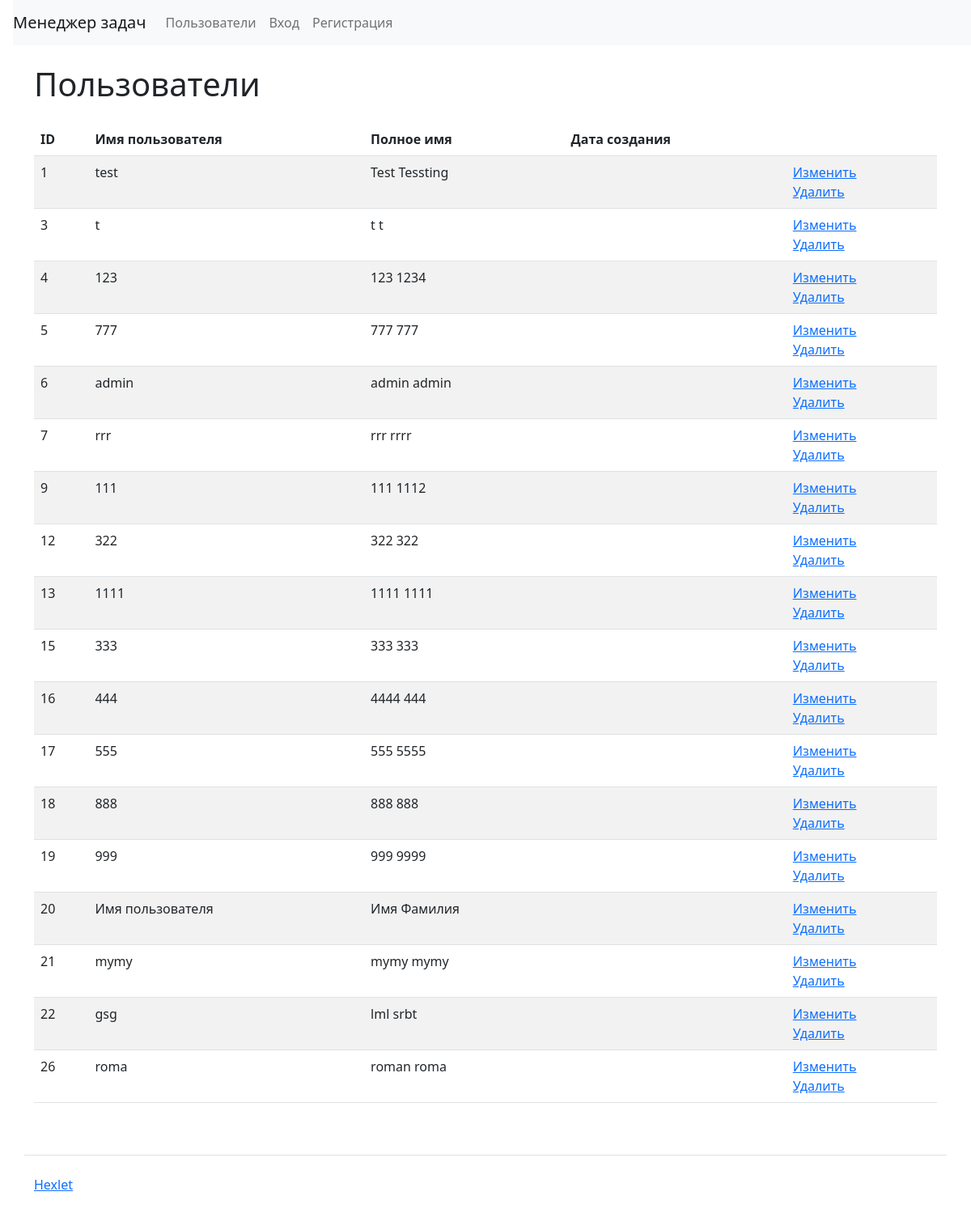
/users/, run on an earlier commit of the app's database.
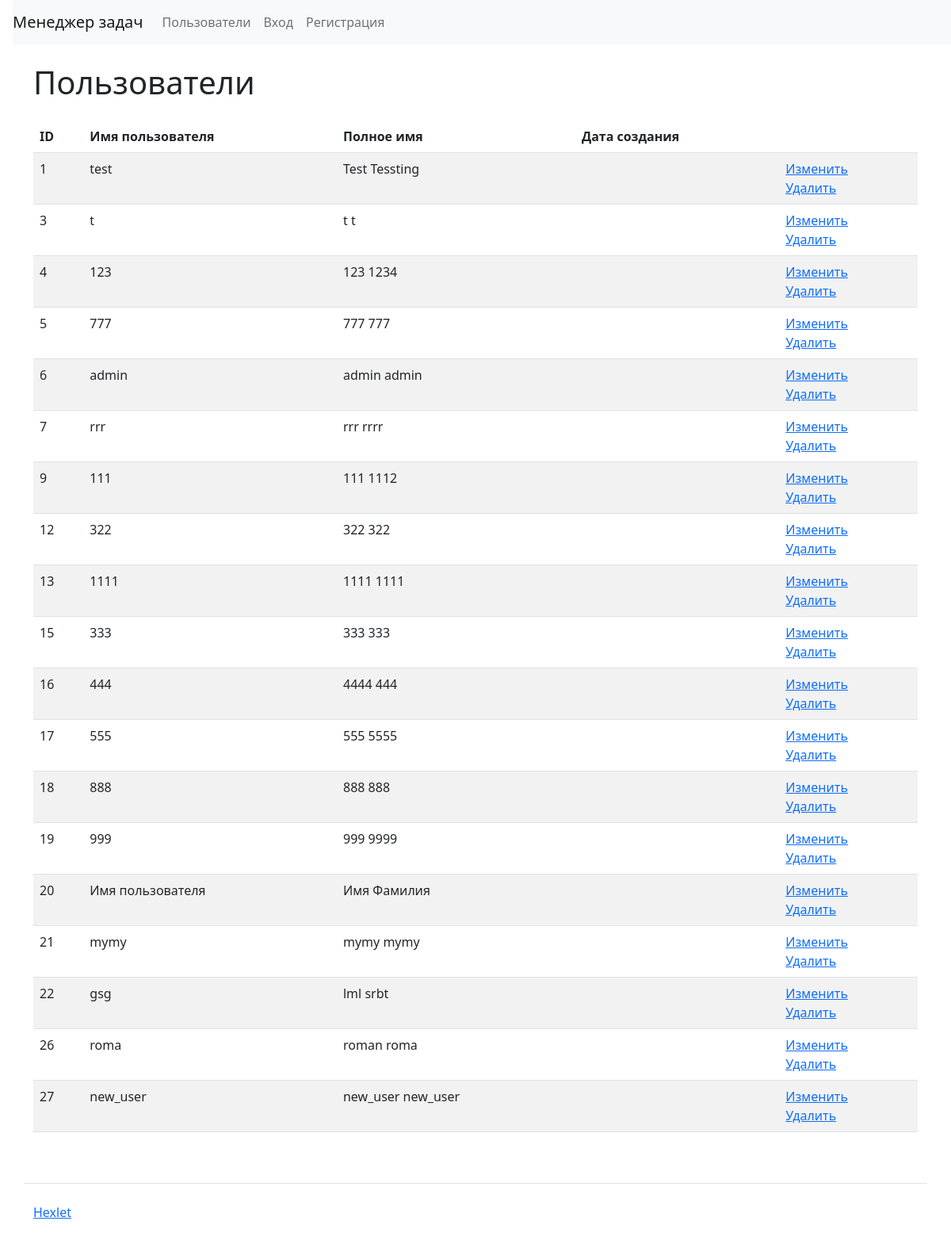
And on a later commit of the database.
### task_manager/users/models.py (models this page shows, shortened)
class CustomUser(AbstractUser, PermissionsMixin):
    objects = CustomUserManager()
    USERNAME_FIELD = 'username'
    REQUIRED_FIELDS = ['first_name', 'last_name', 'password']

### task_manager/users/views.py (the view)
# urls.py: path('', UserListView.as_view(), name='users'),
class UserListView(ListView):
    model = CustomUser
    context_object_name = 'users'
    template_name = 'users/user_list.html'

### task_manager/templates/users/user_list.html (shortened to what this page needs)
{% extends "main.html" %}
{% load i18n %}
{% block content %}
<div class="container wrapper flex-grow-1">
      <h1 class="my-4">
{% trans "Users" %}
      </h1>
<table class="table table-striped">
  <thead>
    <tr>
      <th>ID</th>
      <th>{% trans "User name" %}</th>
      <th>{% trans "Full name" %}</th>
      <th>{% trans "Created at" %}</th>
      <th></th>
    </tr>
  </thead>
  <tbody>
    {% for user in users %}
      <tr>
        <td>{{ user.id }}</td>
        <td>{{ user.username }}</td>
        <td>{{ user.first_name }} {{ user.last_name}}</td>
        <td>{{ user.created_at|date:"d.m.Y H:i" }}</td>
        <td>
          <a href="{% url 'users:users_update' user.pk %}">{% trans "Edit" %}</a>
          <br>
           <a href="{% url 'users:users_delete' user.pk %}">{% trans "Delete" %}</a>
        </td>
      </tr>
   {% endfor %}
        </tbody>
</table>
    </div>
{% endblock %}

### task_manager/templates/main.html (shortened to what this page needs)
{% load i18n %}
<!DOCTYPE html>
<html lang="ru-ru">
  <head>
    <link href="https://cdn.jsdelivr.net/npm/bootstrap@5.2.3/dist/css/bootstrap.min.css" rel="stylesheet">
  </head>
  <body class="d-flex flex-column min-vh-100">
    <nav class="navbar navbar-expand-lg navbar-light bg-light ms-3">
      <a class="navbar-brand" href="/">{% trans 'Task Manager' %}</a>
      <div class="collapse navbar-collapse" id="navbarToggleExternalContent">
        <ul class="navbar-nav mr-auto">
          <li class="nav-item">
            <a class="nav-link" href="{% url 'users:users' %}">{% trans 'Users' %}</a>
          </li>
        </ul>
        <ul class="navbar-nav">
            {% if not request.user.is_authenticated %}
            <li class="nav-item">
              <a class="nav-link" href="{% url 'login' %}">{% trans "Login" %}</a>
            </li>
            <li class="nav-item">
              <a class="nav-link" href="{% url 'users:users_create' %}">{% trans "Registration" %}</a>
            </li>
            {% endif %}
        </ul>
      </div>
    </nav>
  {% block content %}
  {% endblock %}
     <footer class="mt-auto">
      <div class="container my-5 pt-4 border-top">
        <a target="_blank" href="https://ru.hexlet.io">{% trans "Hexlet" %}</a>
      </div>
    </footer>
  </body>
</html>

What changed in the data, as far as the page shows it:
added CustomUser: id "27", username "new_user", first_name "new_user", last_name "new_user"
